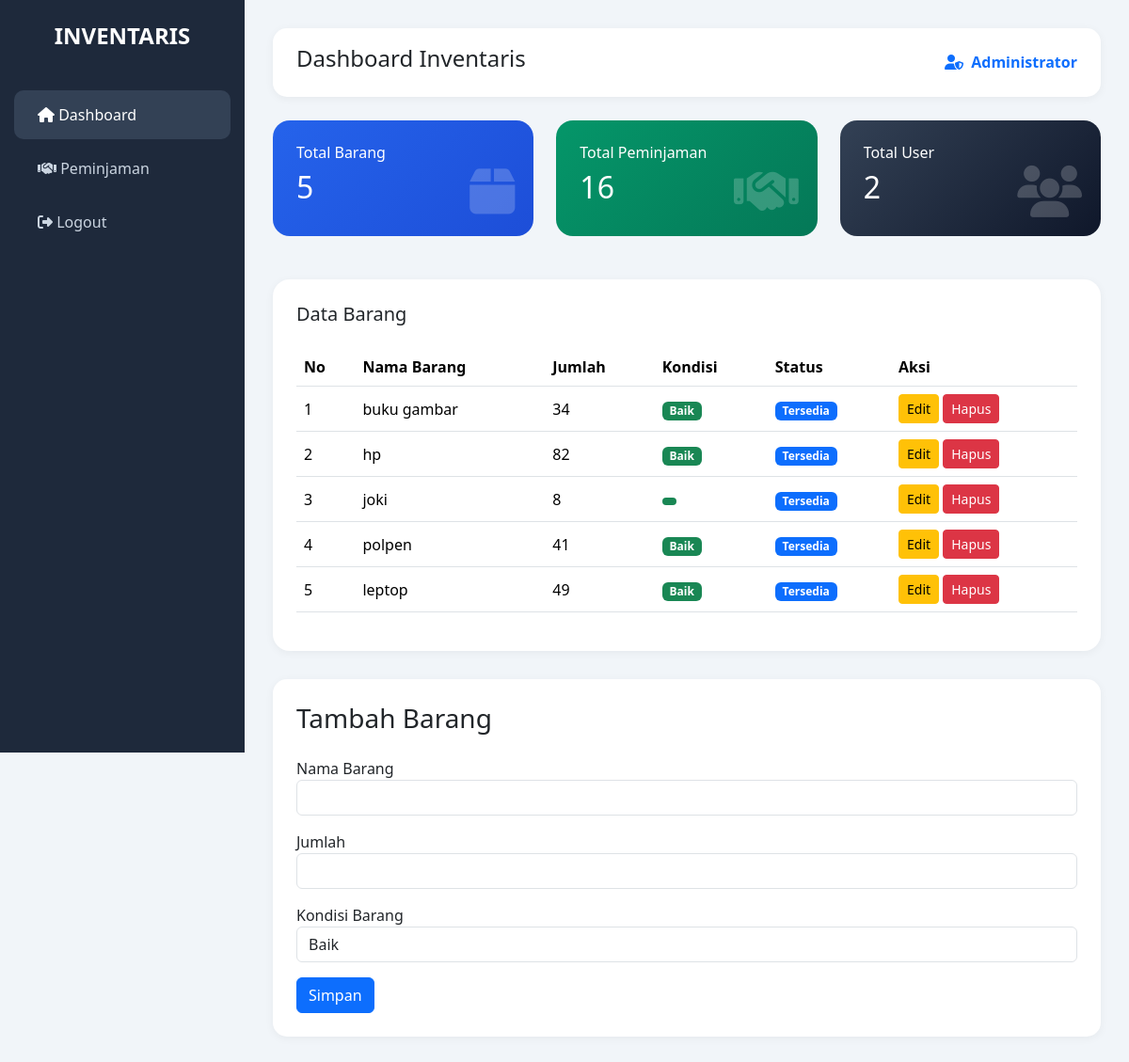
Page /dashboard.php (signed in) on the committed database.
### tables this page shows
CREATE TABLE `user` (
  `id_user` int(11) NOT NULL,
  `nama` varchar(100) DEFAULT NULL,
  `username` varchar(50) DEFAULT NULL,
  `password` varchar(100) DEFAULT NULL,
  `role` enum('admin','peminjam') DEFAULT NULL
);

CREATE TABLE `barang` (
  `id_barang` int(11) NOT NULL,
  `nama_barang` varchar(100) DEFAULT NULL,
  `jumlah` int(11) DEFAULT NULL,
  `kondisi_barang` varchar(50) DEFAULT NULL
);

### dashboard.php (the view, shortened to what this page needs)
<?php
include('../koneksi.php');
$id_admin_login = $_SESSION['id_user'];
$ambil_admin = mysqli_query($conn, "SELECT nama FROM user WHERE id_user = '$id_admin_login'");
$data_admin = mysqli_fetch_assoc($ambil_admin);
$nama_admin_tampil = $data_admin['nama'];
$totalBarang = mysqli_num_rows(mysqli_query($conn, "SELECT * FROM barang"));
$totalPeminjaman = mysqli_num_rows(mysqli_query($conn, "SELECT * FROM peminjaman"));
$totalUser = 0;
$cekUser = mysqli_query($conn, "SHOW TABLES LIKE 'user'");
if(mysqli_num_rows($cekUser) > 0){
    $totalUser = mysqli_num_rows(mysqli_query($conn, "SELECT * FROM user"));
}
$data = mysqli_query($conn, "SELECT * FROM barang");
?>
<!DOCTYPE html>
<html lang="id">
<head>
    <link href="https://cdn.jsdelivr.net/npm/bootstrap@5.3.3/dist/css/bootstrap.min.css" rel="stylesheet">
    <link rel="stylesheet" href="https://cdnjs.cloudflare.com/ajax/libs/font-awesome/6.5.1/css/all.min.css"/>
</head>
<body>
<div class="sidebar">
    <div class="logo">INVENTARIS</div>
    <div class="menu">
        <a href="dashboard.php" class="active">
            <i class="fa fa-home"></i> Dashboard
        </a>
        <a href="peminjaman.php">
            <i class="fa fa-handshake"></i> Peminjaman
        </a>
        <a href="../logout.php">
            <i class="fa fa-right-from-bracket"></i> Logout
        </a>
    </div>
</div>
<div class="main">
    <div class="topbar">
        <h4>Dashboard Inventaris</h4>
        <div class="fw-bold text-primary">
            <i class="fa fa-user-shield me-1"></i> <?= $nama_admin_tampil; ?>
        </div>
    </div>
    <div class="row">
        <div class="col-md-4 mb-3">
            <div class="card-box bg-primary-custom">
                <h6>Total Barang</h6>
                <h2><?= $totalBarang; ?></h2>
                <i class="fa fa-box"></i>
            </div>
        </div>
        <div class="col-md-4 mb-3">
            <div class="card-box bg-success-custom">
                <h6>Total Peminjaman</h6>
                <h2><?= $totalPeminjaman; ?></h2>
                <i class="fa fa-handshake"></i>
            </div>
        </div>
        <div class="col-md-4 mb-3">
            <div class="card-box bg-dark-custom">
                <h6>Total User</h6>
                <h2><?= $totalUser; ?></h2>
                <i class="fa fa-users"></i>
            </div>
        </div>
    </div>
    <div class="table-area">
        <h5 class="mb-4">Data Barang</h5>
        <table class="table table-hover align-middle">
            <thead>
                <tr>
                    <th>No</th>
                    <th>Nama Barang</th>
                    <th>Jumlah</th>
                    <th>Kondisi</th>
                    <th>Status</th>
                    <th>Aksi</th>
                </tr>
            </thead>
            <tbody>
            <?php
            $no = 1;
            while($d = mysqli_fetch_array($data)){
            ?>
                <tr>
                    <td><?= $no++; ?></td>
                    <td><?= $d['nama_barang']; ?></td>
                    <td><?= $d['jumlah']; ?></td>
                    <td>
                        <span class="badge bg-success">
                            <?= $d['kondisi_barang']; ?>
                        </span>
                    </td>
                    <td>
                        <?php if($d['jumlah'] > 0){ ?>
                            <span class="badge bg-primary">Tersedia</span>
                        <?php } else { ?>
                            <span class="badge bg-danger">Habis</span>
                        <?php } ?>
                    </td>
                    <td>
                        <a href="edit.php?id=<?= $d['id_barang']; ?>" class="btn btn-warning btn-sm">Edit</a>
                        <a href="hapus.php?id=<?= $d['id_barang']; ?>" class="btn btn-danger btn-sm" onclick="return confirm('Yakin ingin hapus data?')">Hapus</a>
                    </td>
                </tr>
            <?php } ?>
            </tbody>
        </table>
    </div>
    <div class="card-form">
        <h3 class="mb-4">Tambah Barang</h3>
        <form method="POST">
            <div class="mb-3">
                <label>Nama Barang</label>
                <input type="text" name="nama_barang" class="form-control" required>
            </div>
            <div class="mb-3">
                <label>Jumlah</label>
                <input type="number" name="jumlah" class="form-control" required>
            </div>
            <div class="mb-3">
                <label>Kondisi Barang</label>
                <select name="kondisi_barang" class="form-control" required>
                    <option value="Baik">Baik</option>
                </select>
            </div>
            <button type="submit" name="simpan" class="btn btn-primary">Simpan</button>
        </form>
    </div>
</div>
</body>
</html>

### dashboard.php (style rules this page uses)
* { font-family:'Segoe UI', sans-serif; }
body { background:#f1f5f9; }
.sidebar { width:260px; height:100vh; background:#1e293b; position:fixed; color:white; padding-top:20px; }
.logo { font-size:24px; font-weight:bold; text-align:center; margin-bottom:40px; }
.menu a { display:block; color:#cbd5e1; padding:14px 25px; text-decoration:none; margin:5px 15px; border-radius:10px; transition:0.3s; }
.menu a:hover, .menu .active { background:#334155; color:white; }
.main { margin-left:260px; padding:30px; }
.topbar { background:white; padding:18px 25px; border-radius:15px; display:flex; justify-content:space-between; align-items:center; margin-bottom:25px; box-shadow:0 2px 10px rgba(0,0,0,0.05); }
.card-box { border-radius:18px; padding:25px; color:white; position:relative; overflow:hidden; }
.card-box i { position:absolute; right:20px; bottom:20px; font-size:55px; opacity:0.2; }
.bg-primary-custom { background:linear-gradient(135deg,#2563eb,#1d4ed8); }
.bg-success-custom { background:linear-gradient(135deg,#059669,#047857); }
.bg-dark-custom { background:linear-gradient(135deg,#334155,#0f172a); }
.table-area { background:white; padding:25px; border-radius:18px; margin-top:30px; box-shadow:0 2px 10px rgba(0,0,0,0.05); }
.card-form { background:white; padding:25px; border-radius:15px; box-shadow:0 2px 10px rgba(0,0,0,0.05); margin-top:30px; }

### rows in the picture
user: nama "Administrator"
barang: nama_barang "buku gambar", jumlah "34", kondisi_barang "Baik", shows "Tersedia"
barang: nama_barang "hp", jumlah "82", kondisi_barang "Baik", shows "Tersedia"
barang: nama_barang "joki", jumlah "8", shows "Tersedia"
barang: nama_barang "polpen", jumlah "41", kondisi_barang "Baik", shows "Tersedia"
barang: nama_barang "leptop", jumlah "49", kondisi_barang "Baik", shows "Tersedia"

### other values in the picture
$totalBarang "5"
$totalPeminjaman "16"
$totalUser "2"
